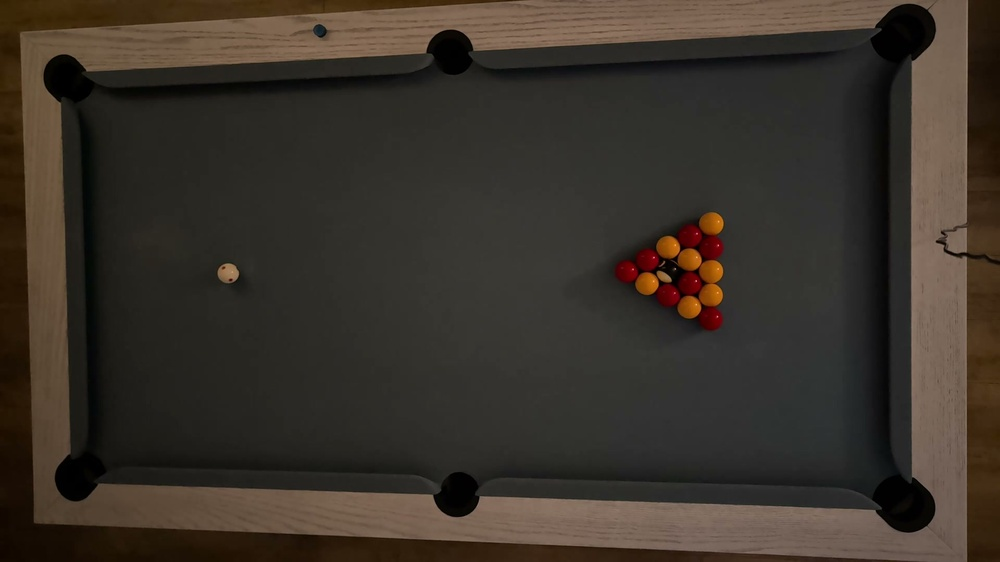
#> input picture tests/fixtures/poolgame/pixel-racked-dim.jpg, 1000 x 562 px, shrunk from 1920 x 1080 before the run
$ python make_recorded_geometry_fixture.py
#> lines starting #> are read from the running program, lines starting #| are printed output that depends on the picture; after the words box and inside, x2 and y2 are one past the last pixel; in counts of white or black regions, pixels touching at a corner belong together
"""Generate a controlled historical-geometry video from the labelled table still.

Requires the existing OpenCV Python environment and ffmpeg. Outputs only to work/.
Movement and light/obstruction changes are synthetic, not new camera recordings.
"""
import cv2
import numpy as np
import pathlib
import subprocess
import hashlib
import json

root = pathlib.Path(__file__).resolve().parents[2]
image_path = root / 'tests/fixtures/poolgame/pixel-racked-dim.jpg'
base = cv2.imread(str(image_path))
#> base is the input picture: shape (562, 1000, 3); mean B, G, R 42.7, 50.9, 58.3
h, w = base.shape[:2]
#> h = 562; w = 1000
moved = cv2.warpAffine(base, np.float32([[1, 0, 40], [0, 1, 20]]), (w, h), borderValue=(60, 60, 60))
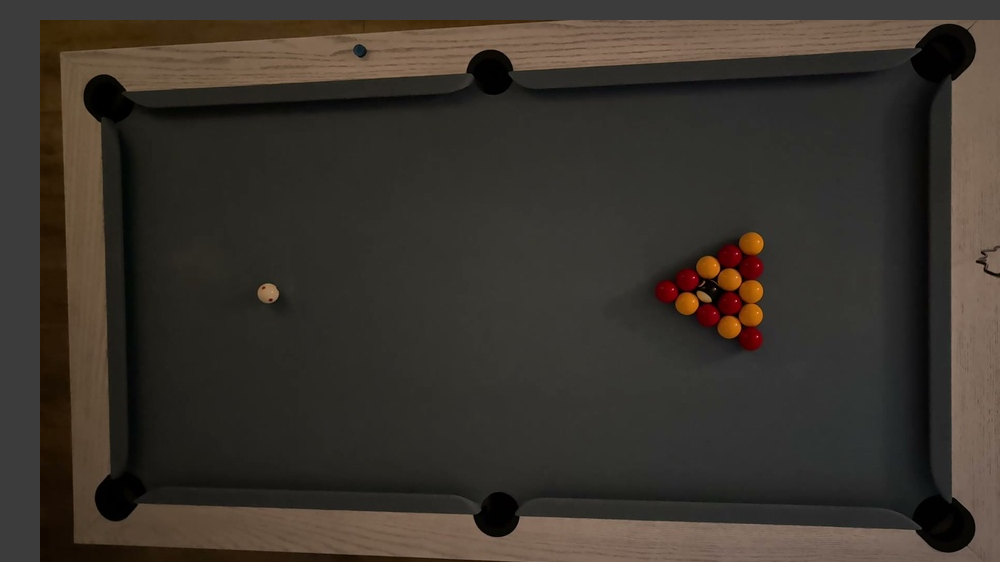
#> moved: shape (562, 1000, 3); mean B, G, R 44.9, 52, 58
dim = np.clip(moved.astype(np.float32) * .65, 0, 255).astype(np.uint8)
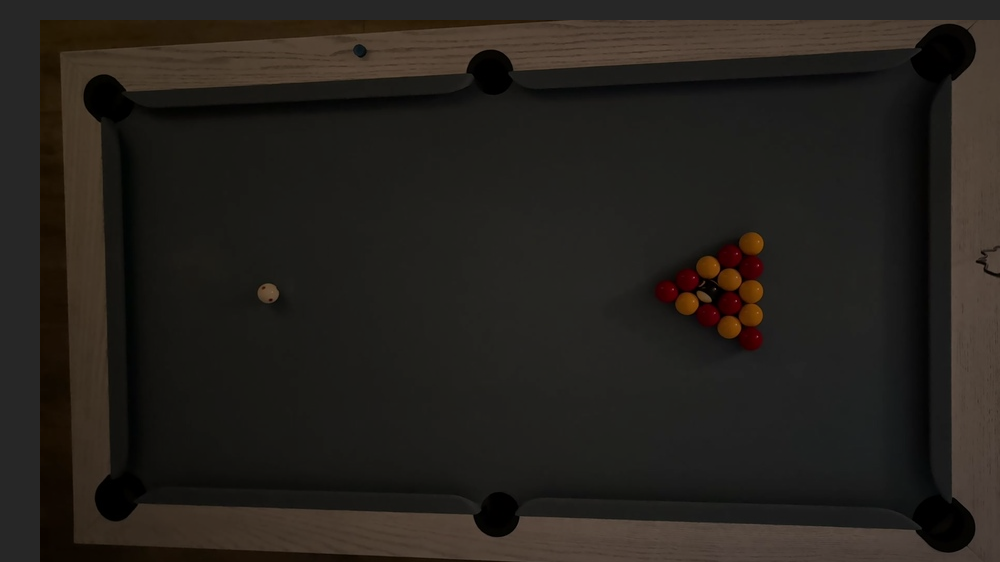
#> dim: shape (562, 1000, 3); mean B, G, R 28.7, 33.3, 37.3
covered = dim.copy()
cv2.rectangle(covered, (0, 0), (300, 300), (70, 70, 70), -1)
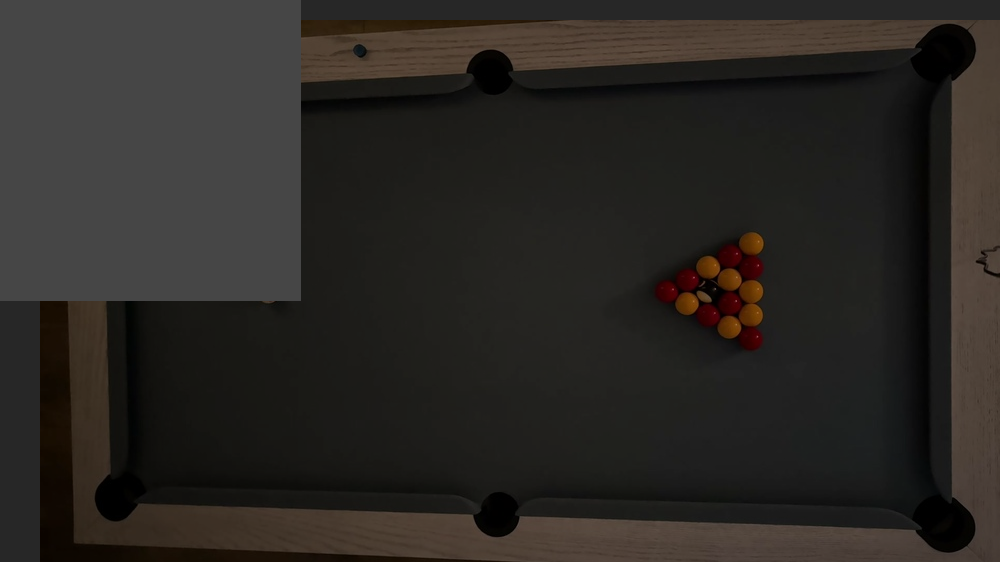
#> covered: shape (562, 1000, 3); 16.12% of pixels changed, all inside (x1, y1, x2, y2) = (0, 0, 301, 301)
cases = [('original', base), ('moved', moved), ('dim', dim), ('covered', covered), ('recovered', dim)]
command = ['ffmpeg', '-hide_banner', '-loglevel', 'error', '-y']
for name, frame in cases:
    path = root / 'work' / f't08-{name}.png'
    cv2.imwrite(str(path), frame)
    command += ['-loop', '1', '-framerate', '10', '-t', '4', '-i', str(path)]
#> this loop made 5 passes
#> name on passes 1 to 5: 'original', 'moved', 'dim', 'covered', 'recovered'
#> after the loop, command = 45 items, first 6: 'ffmpeg', '-hide_banner', '-loglevel', 'error', '-y', '-loop'
output = root / 'work/t08-geometry-fixture.mp4'
command += ['-filter_complex', '[0:v][1:v][2:v][3:v][4:v]concat=n=5:v=1:a=0[v]', '-map', '[v]',
            '-c:v', 'libx264', '-preset', 'fast', '-crf', '18', '-pix_fmt', 'yuv420p', '-g', '20', '-bf', '0', '-movflags', '+faststart', str(output)]
#> command = 64 items, first 6: 'ffmpeg', '-hide_banner', '-loglevel', 'error', '-y', '-loop'
subprocess.run(command, check=True)
#> (this line was passed over: subprocess is not available in this run)
manifest = {'source': 'tests/fixtures/poolgame/pixel-racked-dim.jpg', 'sourceSha256': hashlib.sha256(image_path.read_bytes()).hexdigest().upper(),
#> (the run stopped early here; a loop or call above may not have finished)
